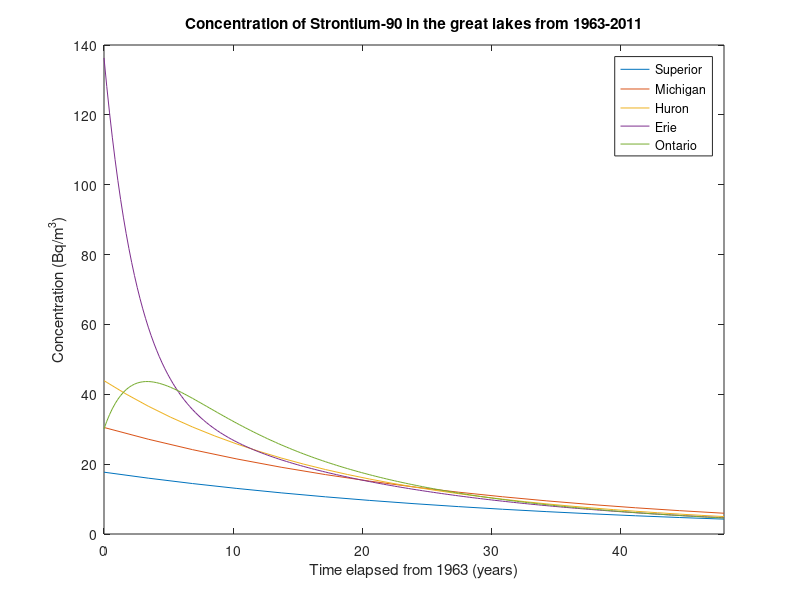

The MATLAB source for this figure:
%Prepare workstation
clear all
close all
clc

%initialization
k=.69315/28.8; %k value
A= [-(.0056+k) 0 0 0 0; 0 -(.01+k) 0 0 0; .01902 .01387 -(.047+k) 0 0 ;...
    0 0 .33597 -(.376+k) 0; 0 0 0 .11364 -(.133+k)]; %Vector made from differential equations
b=[17.7;30.5;43.9;136.3;30.1]; %The answers when the general equations are at time zero

%Finding the eigen values and vectors
[vec val] = eig(A); %Finds the eigen values
ev1= val(1,1);      %Each eigen value is set to a variable
ev2= val(2,2);
ev3= val(3,3);
ev4= val(4,4);
ev5= val(5,5);
eve1= vec(:,1);      %Each eigen vector is separated from vec
eve2= vec(:,2);
eve3= vec(:,3);
eve4= vec(:,4);
eve5= vec(:,5);

%finding the constants of the general equation
c= vec\b;   %This finds the constants of the general equation
c1=c(1)     %this assigns each constant to its own value. 
c2=c(2)
c3=c(3)
c4=c(4)
c5=c(5)


%All the forms of the general equations
%Each one of these is a solution to the system of differential equations
y1= @(t) c1*eve1(1)*exp(ev1*t)+c2*eve2(1)*exp(ev2*t) + c3*eve3(1)*exp(ev3*t) + c4*eve4(1)*exp(ev4*t) + c5*eve5(1)*exp(ev5*t);
y2= @(t) c1*eve1(2)*exp(ev1*t)+c2*eve2(2)*exp(ev2*t) + c3*eve3(2)*exp(ev3*t) + c4*eve4(2)*exp(ev4*t) + c5*eve5(2)*exp(ev5*t);
y3= @(t) c1*eve1(3)*exp(ev1*t)+c2*eve2(3)*exp(ev2*t) + c3*eve3(3)*exp(ev3*t) + c4*eve4(3)*exp(ev4*t) + c5*eve5(3)*exp(ev5*t);
y4= @(t) c1*eve1(4)*exp(ev1*t)+c2*eve2(4)*exp(ev2*t) + c3*eve3(4)*exp(ev3*t) + c4*eve4(4)*exp(ev4*t) + c5*eve5(4)*exp(ev5*t);
y5= @(t) c1*eve1(5)*exp(ev1*t)+c2*eve2(5)*exp(ev2*t) + c3*eve3(5)*exp(ev3*t) + c4*eve4(5)*exp(ev4*t) + c5*eve5(5)*exp(ev5*t);
 

%Print the eigen values and vectors
fprintf(' Eigen values: %3.3f %3.5f %3.5f %3.5f %3.5f\n', ev1,ev2,ev3,ev4,ev5) %this prints the eigen values
fprintf(' Eigen vector 1: %3.3f\n %21.3f\n %21.3f\n %21.3f\n %21.3f\n', eve1) %Each of the following prints the unique eigen vectors found with the eigen values
fprintf(' Eigen vector 2: %3.3f\n %22.3f\n %21.3f\n %21.3f\n %21.3f\n', eve2)
fprintf(' Eigen vector 3: %3.3f\n %22.3f\n %21.3f\n %21.3f\n %21.3f\n', eve3)
fprintf(' Eigen vector 4: %3.3f\n %22.3f\n %21.3f\n %21.3f\n %21.3f\n', eve4)
fprintf(' Eigen vector 5: %3.3f\n %22.3f\n %21.3f\n %21.3f\n %21.3f\n', eve5)

%Plots of the general solutions from 1963-2011
fplot(y1,[0 48]) %plots the first solution
hold on          %Makes sure that each graph is on the same plot
fplot(y2,[0 48]) %The rest plot the graphs for y2,y3,y4,y5 on the same plot as y1   
fplot(y3,[0 48])
fplot(y4,[0 48])
fplot(y5,[0 48])
hold off         %turns off the hold on

%Plot formatting
legend('Superior', 'Michigan','Huron', 'Erie', 'Ontario') %gives which equation goes to which lake
title('Concentration of Strontium-90 in the great lakes from 1963-2011') %title
xlabel('Time elapsed from 1963 (years)') %xlabel
ylabel('Concentration (Bq/m^3)') %ylabel
